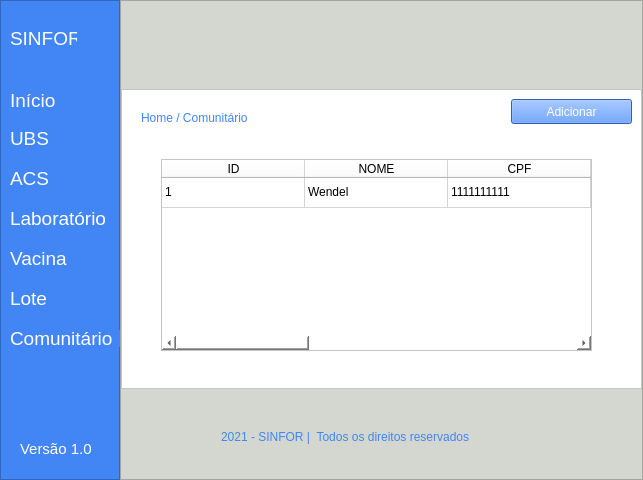
<?xml version="1.0" encoding="UTF-8"?>
<ui version="4.0">
 <class>MainWindow</class>
 <widget class="QMainWindow" name="MainWindow">
  <property name="geometry">
   <rect>
    <x>0</x>
    <y>0</y>
    <width>643</width>
    <height>480</height>
   </rect>
  </property>
  <property name="windowTitle">
   <string>MainWindow</string>
  </property>
  <property name="styleSheet">
   <string notr="true">background-color: rgb(211, 215, 207);</string>
  </property>
  <widget class="QWidget" name="centralwidget">
   <layout class="QHBoxLayout" name="horizontalLayout">
    <property name="spacing">
     <number>0</number>
    </property>
    <property name="leftMargin">
     <number>0</number>
    </property>
    <property name="topMargin">
     <number>0</number>
    </property>
    <property name="rightMargin">
     <number>0</number>
    </property>
    <property name="bottomMargin">
     <number>0</number>
    </property>
    <item>
     <widget class="QFrame" name="frame">
      <property name="maximumSize">
       <size>
        <width>120</width>
        <height>16777215</height>
       </size>
      </property>
      <property name="styleSheet">
       <string notr="true">background-color: #4285f4;</string>
      </property>
      <property name="frameShape">
       <enum>QFrame::StyledPanel</enum>
      </property>
      <property name="frameShadow">
       <enum>QFrame::Raised</enum>
      </property>
      <widget class="QLabel" name="label">
       <property name="geometry">
        <rect>
         <x>10</x>
         <y>30</y>
         <width>67</width>
         <height>17</height>
        </rect>
       </property>
       <property name="font">
        <font>
         <pointsize>14</pointsize>
        </font>
       </property>
       <property name="styleSheet">
        <string notr="true">color: rgb(255, 255, 255);</string>
       </property>
       <property name="text">
        <string>SINFOR</string>
       </property>
      </widget>
      <widget class="QLabel" name="label_2">
       <property name="geometry">
        <rect>
         <x>10</x>
         <y>90</y>
         <width>51</width>
         <height>21</height>
        </rect>
       </property>
       <property name="font">
        <font>
         <pointsize>14</pointsize>
        </font>
       </property>
       <property name="styleSheet">
        <string notr="true">color: rgb(255, 255, 255);</string>
       </property>
       <property name="text">
        <string>Início</string>
       </property>
      </widget>
      <widget class="QLabel" name="label_3">
       <property name="geometry">
        <rect>
         <x>10</x>
         <y>130</y>
         <width>51</width>
         <height>17</height>
        </rect>
       </property>
       <property name="font">
        <font>
         <pointsize>14</pointsize>
        </font>
       </property>
       <property name="styleSheet">
        <string notr="true">color: rgb(255, 255, 255);</string>
       </property>
       <property name="text">
        <string>UBS</string>
       </property>
      </widget>
      <widget class="QLabel" name="label_4">
       <property name="geometry">
        <rect>
         <x>10</x>
         <y>170</y>
         <width>51</width>
         <height>17</height>
        </rect>
       </property>
       <property name="font">
        <font>
         <pointsize>14</pointsize>
        </font>
       </property>
       <property name="styleSheet">
        <string notr="true">color: rgb(255, 255, 255);</string>
       </property>
       <property name="text">
        <string>ACS</string>
       </property>
      </widget>
      <widget class="QLabel" name="label_5">
       <property name="geometry">
        <rect>
         <x>10</x>
         <y>210</y>
         <width>101</width>
         <height>17</height>
        </rect>
       </property>
       <property name="font">
        <font>
         <pointsize>14</pointsize>
        </font>
       </property>
       <property name="styleSheet">
        <string notr="true">color: rgb(255, 255, 255);</string>
       </property>
       <property name="text">
        <string>Laboratório</string>
       </property>
      </widget>
      <widget class="QLabel" name="label_6">
       <property name="geometry">
        <rect>
         <x>10</x>
         <y>250</y>
         <width>61</width>
         <height>16</height>
        </rect>
       </property>
       <property name="font">
        <font>
         <pointsize>14</pointsize>
        </font>
       </property>
       <property name="styleSheet">
        <string notr="true">color: rgb(255, 255, 255);</string>
       </property>
       <property name="text">
        <string>Vacina</string>
       </property>
      </widget>
      <widget class="QLabel" name="label_7">
       <property name="geometry">
        <rect>
         <x>10</x>
         <y>290</y>
         <width>61</width>
         <height>17</height>
        </rect>
       </property>
       <property name="font">
        <font>
         <pointsize>14</pointsize>
        </font>
       </property>
       <property name="styleSheet">
        <string notr="true">color: rgb(255, 255, 255);</string>
       </property>
       <property name="text">
        <string>Lote</string>
       </property>
      </widget>
      <widget class="QLabel" name="label_8">
       <property name="geometry">
        <rect>
         <x>10</x>
         <y>330</y>
         <width>111</width>
         <height>17</height>
        </rect>
       </property>
       <property name="font">
        <font>
         <pointsize>14</pointsize>
        </font>
       </property>
       <property name="styleSheet">
        <string notr="true">color: rgb(255, 255, 255);</string>
       </property>
       <property name="text">
        <string>Comunitário</string>
       </property>
      </widget>
      <widget class="QLabel" name="label_9">
       <property name="geometry">
        <rect>
         <x>20</x>
         <y>440</y>
         <width>71</width>
         <height>17</height>
        </rect>
       </property>
       <property name="font">
        <font>
         <pointsize>11</pointsize>
        </font>
       </property>
       <property name="styleSheet">
        <string notr="true">color: rgb(255, 255, 255);</string>
       </property>
       <property name="text">
        <string>Versão 1.0</string>
       </property>
      </widget>
     </widget>
    </item>
    <item>
     <widget class="QFrame" name="frame_2">
      <property name="frameShape">
       <enum>QFrame::StyledPanel</enum>
      </property>
      <property name="frameShadow">
       <enum>QFrame::Raised</enum>
      </property>
      <layout class="QVBoxLayout" name="verticalLayout">
       <property name="spacing">
        <number>0</number>
       </property>
       <property name="leftMargin">
        <number>0</number>
       </property>
       <property name="topMargin">
        <number>0</number>
       </property>
       <property name="rightMargin">
        <number>0</number>
       </property>
       <property name="bottomMargin">
        <number>0</number>
       </property>
       <item>
        <widget class="QFrame" name="frame_3">
         <property name="maximumSize">
          <size>
           <width>16777215</width>
           <height>70</height>
          </size>
         </property>
         <property name="styleSheet">
          <string notr="true">background-color: rgb(211, 215, 207);</string>
         </property>
         <property name="frameShape">
          <enum>QFrame::NoFrame</enum>
         </property>
         <property name="frameShadow">
          <enum>QFrame::Raised</enum>
         </property>
         <property name="lineWidth">
          <number>1</number>
         </property>
        </widget>
       </item>
       <item>
        <widget class="QFrame" name="frame_4">
         <property name="maximumSize">
          <size>
           <width>16777215</width>
           <height>300</height>
          </size>
         </property>
         <property name="styleSheet">
          <string notr="true">background-color: rgb(255, 255, 255);</string>
         </property>
         <property name="frameShape">
          <enum>QFrame::StyledPanel</enum>
         </property>
         <property name="frameShadow">
          <enum>QFrame::Raised</enum>
         </property>
         <widget class="QLabel" name="label_11">
          <property name="geometry">
           <rect>
            <x>20</x>
            <y>20</y>
            <width>191</width>
            <height>17</height>
           </rect>
          </property>
          <property name="styleSheet">
           <string notr="true">color: #4285f4;</string>
          </property>
          <property name="text">
           <string>Home / Comunitário </string>
          </property>
         </widget>
         <widget class="QPushButton" name="pushButton">
          <property name="geometry">
           <rect>
            <x>390</x>
            <y>10</y>
            <width>121</width>
            <height>25</height>
           </rect>
          </property>
          <property name="styleSheet">
           <string notr="true">background-color: #4285F4;
color: #FFF;</string>
          </property>
          <property name="text">
           <string>Adicionar</string>
          </property>
         </widget>
         <widget class="QTableWidget" name="tableWidget">
          <property name="geometry">
           <rect>
            <x>40</x>
            <y>70</y>
            <width>431</width>
            <height>192</height>
           </rect>
          </property>
          <property name="rowCount">
           <number>1</number>
          </property>
          <attribute name="horizontalHeaderCascadingSectionResizes">
           <bool>false</bool>
          </attribute>
          <attribute name="horizontalHeaderMinimumSectionSize">
           <number>57</number>
          </attribute>
          <attribute name="horizontalHeaderDefaultSectionSize">
           <number>143</number>
          </attribute>
          <attribute name="horizontalHeaderShowSortIndicator" stdset="0">
           <bool>false</bool>
          </attribute>
          <attribute name="horizontalHeaderStretchLastSection">
           <bool>false</bool>
          </attribute>
          <attribute name="verticalHeaderVisible">
           <bool>false</bool>
          </attribute>
          <attribute name="verticalHeaderCascadingSectionResizes">
           <bool>false</bool>
          </attribute>
          <attribute name="verticalHeaderMinimumSectionSize">
           <number>21</number>
          </attribute>
          <attribute name="verticalHeaderShowSortIndicator" stdset="0">
           <bool>false</bool>
          </attribute>
          <attribute name="verticalHeaderStretchLastSection">
           <bool>false</bool>
          </attribute>
          <row>
           <property name="text">
            <string>1</string>
           </property>
          </row>
          <column>
           <property name="text">
            <string>ID</string>
           </property>
           <property name="background">
            <color>
             <red>211</red>
             <green>215</green>
             <blue>207</blue>
            </color>
           </property>
          </column>
          <column>
           <property name="text">
            <string>NOME</string>
           </property>
           <property name="background">
            <color>
             <red>211</red>
             <green>215</green>
             <blue>207</blue>
            </color>
           </property>
          </column>
          <column>
           <property name="text">
            <string>CPF</string>
           </property>
           <property name="background">
            <color>
             <red>211</red>
             <green>215</green>
             <blue>207</blue>
            </color>
           </property>
          </column>
          <column>
           <property name="text">
            <string>SUS</string>
           </property>
           <property name="background">
            <color>
             <red>211</red>
             <green>215</green>
             <blue>207</blue>
            </color>
           </property>
          </column>
          <column>
           <property name="text">
            <string>1º DOSE</string>
           </property>
           <property name="background">
            <color>
             <red>211</red>
             <green>215</green>
             <blue>207</blue>
            </color>
           </property>
          </column>
          <column>
           <property name="text">
            <string>2º DOSE</string>
           </property>
           <property name="background">
            <color>
             <red>211</red>
             <green>215</green>
             <blue>207</blue>
            </color>
           </property>
          </column>
          <column>
           <property name="text">
            <string>DATA 1º DOSE</string>
           </property>
           <property name="background">
            <color>
             <red>211</red>
             <green>215</green>
             <blue>207</blue>
            </color>
           </property>
          </column>
          <column>
           <property name="text">
            <string>DATA 2º DOSE</string>
           </property>
           <property name="background">
            <color>
             <red>211</red>
             <green>215</green>
             <blue>207</blue>
            </color>
           </property>
          </column>
          <column>
           <property name="text">
            <string>VACINA</string>
           </property>
           <property name="background">
            <color>
             <red>211</red>
             <green>215</green>
             <blue>207</blue>
            </color>
           </property>
          </column>
          <item row="0" column="0">
           <property name="text">
            <string>1</string>
           </property>
          </item>
          <item row="0" column="1">
           <property name="text">
            <string>Wendel</string>
           </property>
          </item>
          <item row="0" column="2">
           <property name="text">
            <string>1111111111</string>
           </property>
          </item>
          <item row="0" column="3">
           <property name="text">
            <string>123456</string>
           </property>
          </item>
          <item row="0" column="4">
           <property name="text">
            <string>SIM</string>
           </property>
          </item>
          <item row="0" column="5">
           <property name="text">
            <string>Não</string>
           </property>
          </item>
          <item row="0" column="6">
           <property name="text">
            <string>20/09/2021</string>
           </property>
          </item>
          <item row="0" column="7">
           <property name="text">
            <string>20/12/2021</string>
           </property>
          </item>
          <item row="0" column="8">
           <property name="text">
            <string>PFIZER</string>
           </property>
          </item>
         </widget>
        </widget>
       </item>
       <item>
        <widget class="QFrame" name="frame_5">
         <property name="maximumSize">
          <size>
           <width>16777215</width>
           <height>70</height>
          </size>
         </property>
         <property name="frameShape">
          <enum>QFrame::NoFrame</enum>
         </property>
         <property name="frameShadow">
          <enum>QFrame::Raised</enum>
         </property>
         <widget class="QLabel" name="label_10">
          <property name="geometry">
           <rect>
            <x>100</x>
            <y>30</y>
            <width>311</width>
            <height>17</height>
           </rect>
          </property>
          <property name="styleSheet">
           <string notr="true">color: #4285f4;</string>
          </property>
          <property name="text">
           <string>2021 - SINFOR |  Todos os direitos reservados</string>
          </property>
         </widget>
        </widget>
       </item>
      </layout>
     </widget>
    </item>
   </layout>
  </widget>
 </widget>
 <resources/>
 <connections/>
</ui>
